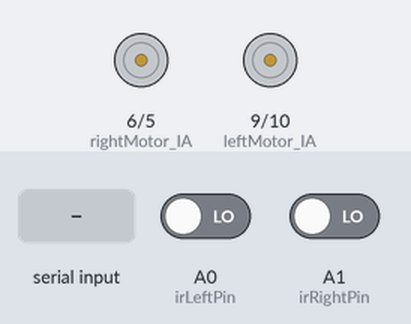
This sketch was run on a simulated Arduino Uno, built with avr-gcc and run on an emulated ATmega328P. Parts: motor-driver pin pairs drawn as motors (green arrow = first pin HIGH = forward, orange = second pin HIGH = backward, longer = more drive). Inputs (shaded band) come from the test bench; at power-on: A0 (irLeftPin) LOW, A1 (irRightPin) LOW. What the sketch prints to the serial monitor is not drawn.

Above: at 1.2 s.
1.3 s: "F" received over Serial
At 2.4 s:
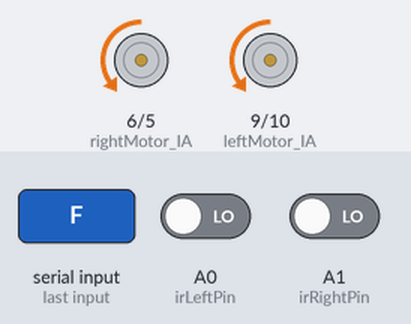
2.8 s: A0 (irLeftPin) driven HIGH
At 3.5 s:
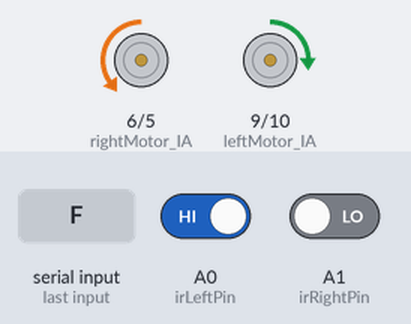
4.3 s: A1 (irRightPin) driven HIGH
At 5.3 s:
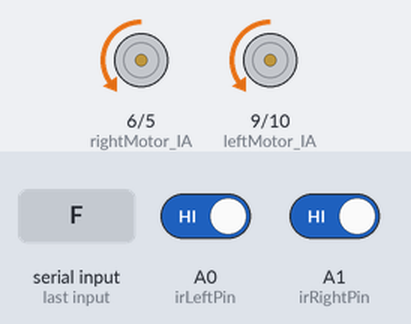
Timing chart, 0 to 7.8 s (numbered marks = the images above; inputs shaded):
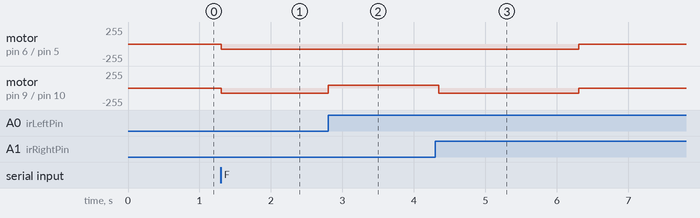

The sketch:

RC_Car_LineTrack_simple_5Laps.ino
```cpp
// --- 모터 드라이버 제어 핀 ---
const int leftMotor_IA = 9;
const int leftMotor_IB = 10;
const int rightMotor_IA = 6;
const int rightMotor_IB = 5;

// --- 엔코더 센서 핀 (현재는 연결만 유지, 코드 사용 안 함) ---
const int encoderLeftPin = 2;
const int encoderRightPin = 3;

// --- 추가된 적외선 센서 핀 ---
const int irLeftPin = A0;   // 왼쪽 센서 OUT
const int irRightPin = A1;  // 오른쪽 센서 OUT

// --- 색상 인식 기준 ---
const int BLACK = HIGH;
const int WHITE = LOW;

// --- 주행 설정 변수 ---
int baseSpeed = 80;   // 직진 기본 속도 (부드러운 주행을 위해 80으로 세팅)

int lapCount = 0;          // 현재 바퀴 수 (최대 5)
int intersectionCount = 0; // 누적 교차로 감지 횟수
bool isRunning = false;
bool missionComplete = false;

// 🌟 1바퀴당 인식되는 교차로 개수 설정
// 변경: 한 바퀴에 만나는 교차로 2개(위, 시작선)를 모두 세도록 설정
const int INTERSECTIONS_PER_LAP = 2;

void setup() {
  Serial.begin(9600);

  pinMode(leftMotor_IA, OUTPUT); pinMode(leftMotor_IB, OUTPUT);
  pinMode(rightMotor_IA, OUTPUT); pinMode(rightMotor_IB, OUTPUT);

  pinMode(irLeftPin, INPUT);
  pinMode(irRightPin, INPUT);

  pinMode(encoderLeftPin, INPUT_PULLUP);
  pinMode(encoderRightPin, INPUT_PULLUP);

  stopMotors();
  Serial.println(">>> Simple 5-Lap Mission Ready. Send 'F' to Start, 'S' to Stop.");
}

void loop() {
  // 1. 블루투스 명령 수신
  if (Serial.available() > 0) {
    char cmd = Serial.read();
    if (cmd >= 'a' && cmd <= 'z') cmd -= 32; // 대문자 변환
    if (cmd == 'F' && !isRunning && !missionComplete) startMission();
    else if (cmd == 'S') emergencyStop();
  }

  // 2. 심플 라인 트래킹 주행
  if (isRunning && !missionComplete) {
    int leftVal = digitalRead(irLeftPin);
    int rightVal = digitalRead(irRightPin);

    // [상황 1] 교차로 발견 후보 (양쪽 모두 검은선)
    if (leftVal == BLACK && rightVal == BLACK) {
      delay(50); // 45도 일반 코너 오인식 방지용 짧은 대기

      // 50ms 후 다시 확인
      if (digitalRead(irLeftPin) == BLACK && digitalRead(irRightPin) == BLACK) {
        handleIntersection();
      }
    }
    // [상황 2] 왼쪽으로 치우침 -> 좌회전으로 보정
    else if (leftVal == BLACK && rightVal == WHITE) {
      // 기존: setMotorSpeed(0, baseSpeed);
      // 변경: 왼쪽 바퀴를 살짝 역회전(-40)시켜 회전 반경을 날카롭게 만듦
      setMotorSpeed(-40, baseSpeed);
    }
    // [상황 3] 오른쪽으로 치우침 -> 우회전으로 보정
    else if (leftVal == WHITE && rightVal == BLACK) {
      // 기존: setMotorSpeed(baseSpeed, 0);
      // 변경: 오른쪽 바퀴를 살짝 역회전시켜 날카롭게 우회전
      setMotorSpeed(baseSpeed, -40);
    }
    // [상황 4] 양쪽 모두 흰색 -> 단순 직진 (복잡한 기억 삭제)
    else {
      setMotorSpeed(baseSpeed, baseSpeed);
    }
  }
}

// ==========================================
// 🚗 교차로 처리 함수 (외곽선 전용, 무조건 통과)
// ==========================================
void handleIntersection() {
  intersectionCount++;
  Serial.print(">>> 교차로 감지! 누적: ");
  Serial.println(intersectionCount);

  // 무조건 직진하여 교차로/지름길 입구를 무시하고 통과합니다.
  setMotorSpeed(baseSpeed, baseSpeed);

  // 기존: delay(400);
  // 변경: 센서가 가로선만 살짝 넘어가도록 시간을 반 이상 뚝 줄입니다!
  delay(150);

  // 바퀴 수 계산
  if (intersectionCount % INTERSECTIONS_PER_LAP == 0) {
    lapCount++;
    Serial.print(">>> 바퀴 완료! 현재 바퀴 수: ");
    Serial.println(lapCount);

    if (lapCount >= 5) {
      finishMission();
    }
  }
}

// ==========================================
// ⚙️ 모터 제어 유틸리티 함수 (전후진 반전 로직 유지)
// ==========================================
void setMotorSpeed(int leftPwm, int rightPwm) {
  // 왼쪽 모터
  if (leftPwm >= 0) {
    digitalWrite(leftMotor_IA, LOW); analogWrite(leftMotor_IB, leftPwm);
  } else {
    analogWrite(leftMotor_IA, -leftPwm); digitalWrite(leftMotor_IB, LOW);
  }

  // 오른쪽 모터
  if (rightPwm >= 0) {
    digitalWrite(rightMotor_IA, LOW); analogWrite(rightMotor_IB, rightPwm);
  } else {
    analogWrite(rightMotor_IA, -rightPwm); digitalWrite(rightMotor_IB, LOW);
  }
}

void startMission() {
  lapCount = 0;
  intersectionCount = 0;
  missionComplete = false;
  isRunning = true;
  Serial.println("---------- MISSION START ----------");
}

void emergencyStop() {
  stopMotors();
  isRunning = false;
  Serial.println("!!! EMERGENCY STOP !!!");
}

void finishMission() {
  stopMotors();
  isRunning = false;
  missionComplete = true;
  Serial.println("---------- MISSION COMPLETE (5 Laps) ----------");
}

void stopMotors() {
  digitalWrite(leftMotor_IA, LOW); digitalWrite(leftMotor_IB, LOW);
  digitalWrite(rightMotor_IA, LOW); digitalWrite(rightMotor_IB, LOW);
}
```

Measured:
- after the input at 1.3 s, motor on pin 6 (rightMotor_IA) / pin 5 (rightMotor_IB), motor on pin 9 (leftMotor_IA) / pin 10 (leftMotor_IB): stopped → backward 80/255 at once
- after the input at 2.8 s, motor on pin 9 (leftMotor_IA) / pin 10 (leftMotor_IB): backward 80/255 → forward 40/255 at once
- after the input at 4.3 s, motor on pin 6 (rightMotor_IA) / pin 5 (rightMotor_IB): backward 80/255 → stopped after 2.0 s; motor on pin 9 (leftMotor_IA) / pin 10 (leftMotor_IB): forward 40/255 → backward 80/255 after 0.05 s, → stopped 2.0 s later
